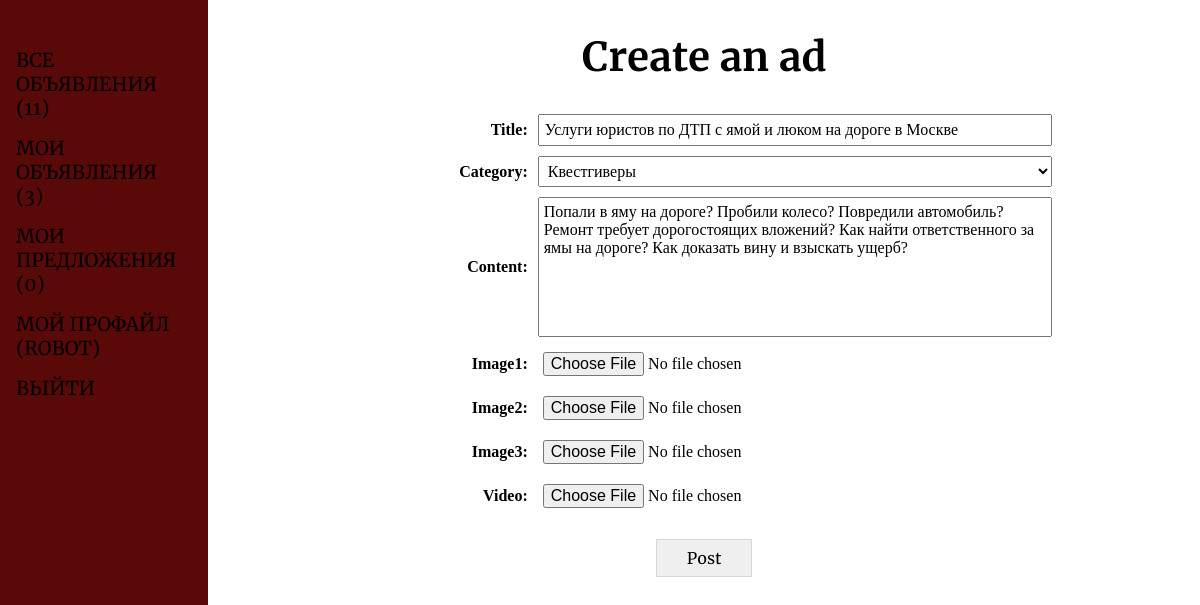
The app's page /update/84/ (signed in) with its own data.
### ads/models.py (models this page shows, shortened)
class Ad(models.Model):
    author = models.ForeignKey('auth.User', on_delete=models.CASCADE)
    category = models.CharField(
        max_length=2,
        choices=[
            ('TA', 'Танки'),
            ('HE', 'Хилы'),
            ('DD', 'ДД'),
            ('TR', 'Торговцы'),
            ('GM', 'Гилдмастеры'),
            ('QG', 'Квестгиверы'),
            ('BM', 'Кузнецы'),
            ('LM', 'Кожевники'),
            ('PM', 'Зельевары'),
            ('SM', 'Мастера заклинаний')
        ],
        default='TA'
    )
    posted = models.DateTimeField(auto_now_add=True)
    title = models.CharField(max_length=255)
    content = models.TextField()
    image1 = models.ImageField(upload_to='images/', null=True, blank=True)
    image2 = models.ImageField(upload_to='images/', null=True, blank=True)
    image3 = models.ImageField(upload_to='images/', null=True, blank=True)
    video = models.FileField(upload_to='videos/', null=True, blank=True,
                             validators=[validate_video_format])

### ads/views.py (the view)
# urls.py: path('update/<int:pk>/', AdEditView.as_view(), name='ad_edit'),
class AdEditView(LoginRequiredMixin, UpdateView):
    template_name = 'ads/ad_create.html'
    form_class = AdForm
    success_url = reverse_lazy('ads_list')
    def get_object(self, **kwargs):
        id = self.kwargs.get('pk')
        return Ad.objects.get(pk=id)
    def dispatch(self, request, *args, **kwargs):
        user = request.user
        ad = self.get_object()
        if not (ad.author == user or user.is_superuser):
            raise PermissionDenied
        return super().dispatch(request, *args, **kwargs)

### ads/forms.py
class AdForm(ModelForm):
    class Meta:
        model = Ad
        fields = ['author', 'title', 'category', 'content',
                  'image1', 'image2', 'image3', 'video']
        widgets = {
            'author': HiddenInput()
        }

### billboard/context_processors.py (called while the page is built)
def counters(request):
    if request.user.is_authenticated:
        return {
            'all_ads': Ad.objects.all(),
            'user_ads': Ad.objects.filter(author=request.user),
            'user_offers': Offer.objects.filter(ad__author=request.user),
        }
    else:
        return {
            'all_ads': Ad.objects.none(),
            'user_ads': Ad.objects.none(),
            'user_offers': Offer.objects.none(),
        }

### templates/ads/ad_create.html (shortened to what this page needs)
{% extends 'default.html' %}
{% block content %}
  <h1>Create an ad</h1>
  <form class="ad_create__form" method="post" enctype="multipart/form-data">
    {% for field in form.visible_fields %}
      {{ field.label_tag }}
      {% if field.label == 'Image1' or field.label == 'Image2' or field.label == 'Image3' or field.label == 'Video' %}
        <div class="media_column">{{ field }}</div>
      {% else %}
        {{ field }}
      {% endif %}
    {% endfor %}
    <input type="submit" value="Post">
  </form>
{% endblock content %}

### templates/default.html (shortened to what this page needs)
{% load static %}
<!DOCTYPE html>
<html lang="en">
<head>
  <link rel="stylesheet" href="{% static 'css/generic.css' %}">
  <link rel="stylesheet" href="{% static 'css/billboard.css' %}">
</head>
<body>
  <aside>
    <ul>
      <li><a href="/">Все объявления ({{ all_ads | length }})</a></li>
      <li><a href="{% url 'my_ads' %}">Мои объявления ({{ user_ads | length }})</a></li>
      <li><a href="{% url 'offers' %}">Мои предложения ({{ user_offers | length }})</a></li>
      <li><a href="{% url 'user_detail' %}">Мой профайл ({{ request.user.username }})</a></li>
      <li><a href="{% url 'account_logout' %}">Выйти</a></li>
    </ul>
  </aside>
  <main>
    {% block content %}
    {% endblock content %}
  </main>
</body>
</html>

### static/css/generic.css (style rules this page uses)
html { font-family: Georgia, 'Times New Roman', Times, serif; font-size: 100%; }
body { margin: 0; padding: 0; display: grid; grid-template-columns: 1fr 5fr; height: 100vh; }
aside { background-color: rgb(90, 9, 9); }
main { padding: 2rem; text-align: center; }
h1 { margin: 0px auto; font-family: 'Merriweather', Helvetica, Arial, sans-serif; font-size: 2.5rem; font-weight: 700; text-align: center; }
a { color: rgb(0,0,0); text-decoration: none; }
input, select, textarea { padding: 5px; font-family: inherit; font-size: 1rem; }
textarea { max-height: 8rem; resize: none; }
button, input[type=submit] { padding: 0.5rem; min-width: 6rem; max-width: max-content; font-family: 'Merriweather', Helvetica, Arial, sans-serif; font-size: 1rem; border: 1px solid rgb(0,0,0,0.1); transition-duration: 0.5s; }
form { margin: 2rem auto; width: 75%; display: grid; grid-template-columns: 1fr 3fr; gap: 10px; text-align: right; align-items: center; }
form > label { font-weight: 700; }
form .media_column { display: flex; flex-wrap: wrap; align-items: center; gap: 1rem; }
form input[type="submit"] { grid-column: span 2; margin: 1rem auto; }
aside { position: relative; padding-right: 1rem; }
aside > ul { font-family: 'Merriweather', Helvetica, Arial, sans-serif; font-size: 1.2rem; text-transform: uppercase; position: sticky; top: 3rem; list-style-type: none; padding: 0 1rem; }
aside > ul > li { margin: 1rem 0; }

### records on screen
Ad: visible_fields "Услуги юристов по ДТП с ямой и люком на дороге в Москве" "Квестгиверы" "Попали в яму на дороге? Пробили колесо? Повредили автомобиль? Ремонт требует дорогостоящих вложений? Как найти ответственного за ямы на дороге? Как доказать вину и взыскать ущерб?"

### other values on screen
{{ all_ads | length }} "11"
{{ user_ads | length }} "3"
{{ user_offers | length }} "0"
{{ request.user.username }} "ROBOT"
{{ field.label_tag }} "Title:" "Category:" "Content:" "Image1:" "Image2:" "Image3:" "Video:"
